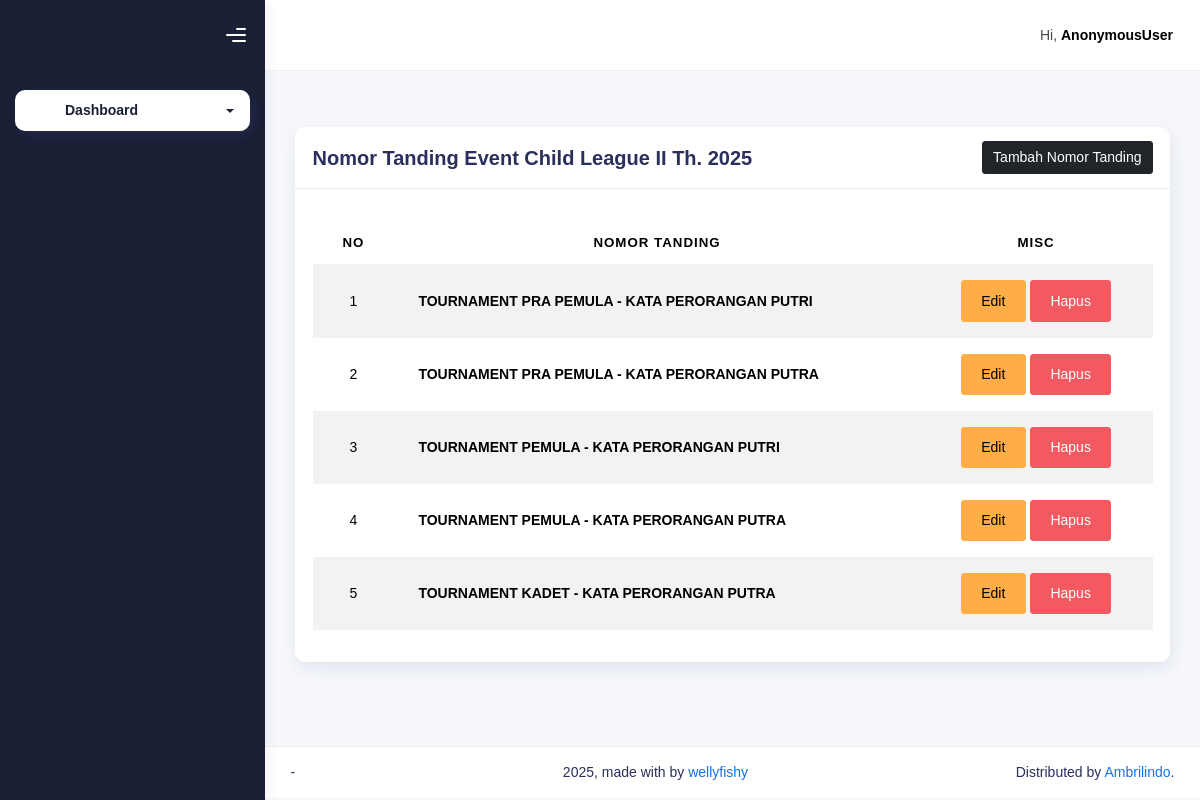
Before: /admin-nomor-tanding/1 with the older database file.
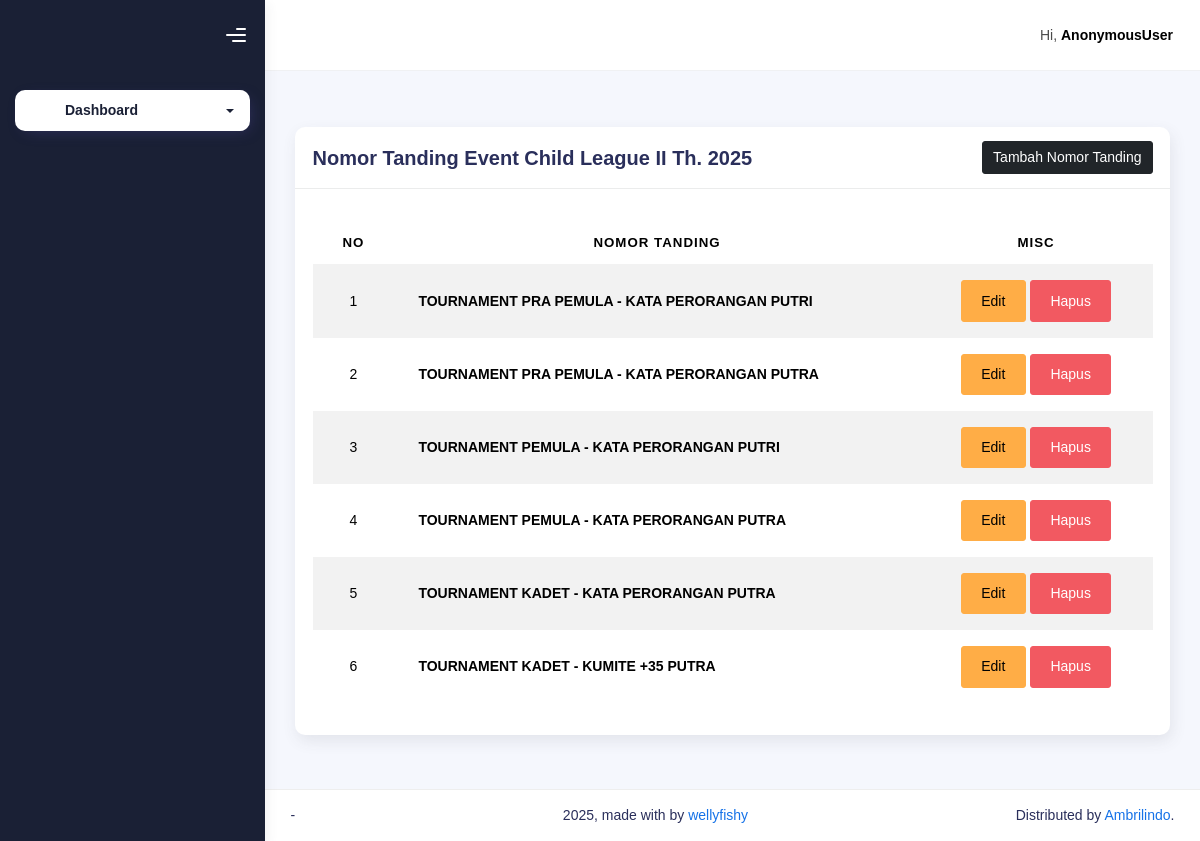
After: the same page with the newer database file.
### backend/models.py (models this page shows, shortened)
class NomorTanding(models.Model):
    event = models.ForeignKey(Event, null=True, blank=True, on_delete=models.CASCADE)
    nama_nomor_tanding = models.CharField(max_length=50, null=True, blank=True)

### backend/views.py (the view)
# urls.py: path('admin-nomor-tanding/<int:event_pk>', admin_nomor_tanding, name="admin-nomor-tanding"),
def admin_nomor_tanding(request, event_pk):
    event = Event.objects.get(pk=event_pk)
    nomor_tandings = NomorTanding.objects.filter(event=event)
    context = {
        'on': 'nomor-tanding',
        'event': event,
        'nomor_tandings': nomor_tandings,
    }
    return render(request, 'admin/nomor-tanding.html', context)

### backend/templates/admin/nomor-tanding.html (shortened to what this page needs)
{% extends "admin/base-dashboard.html" %} {% load static %}
{% block content %}
<div class="container">
    <div class="page-inner">
        <div class="page-header">
        </div>
        <div class="row">
            <div class="col-md-12">
                <div class="card">
                    <div class="card-header" style="display: flex; justify-content: space-between; align-items: center;">
                        <div class="card-title" style="margin-right: 10px;">Nomor Tanding Event {{ event.nama_event }}</div>
                        <div>
                            <a href="#" class="btn btn-dark" style="font-size: inherit; padding: 5px 10px;" data-bs-toggle="modal" data-bs-target="#tambahNomorTandingModal">Tambah Nomor Tanding</a>
                        </div>
                    </div>
                    <div class="card-body">
                        <table class="table table-striped mt-3">
                        <thead>
                            <tr>
                            <th scope="col" style="text-align: center;">No</th>
                            <th scope="col" style="text-align: center;">Nomor Tanding</th>
                            <th scope="col" style="text-align: center;">MISC</th>
                            </tr>
                        </thead>
                        <tbody>
                            {% for nomor_tanding in nomor_tandings %}
                            <tr>
                                <td style="text-align: center;">{{ forloop.counter }}</td>
                                <td><b>{{ nomor_tanding.nama_nomor_tanding }}</b></td>
                                <td style="text-align: center;">
                                    <button class="btn btn-warning">Edit</button>
                                    <button class="btn btn-danger">Hapus</button>
                                </td>
                            </tr>
                            {% endfor %}
                        </tbody>
                        </table>
                    </div>
                </div>
            </div>
        </div>
    </div>
</div>
{% endblock content %}

Changed rows visible on the page:
added NomorTanding: nama_nomor_tanding "TOURNAMENT KADET - KUMITE +35 PUTRA"
